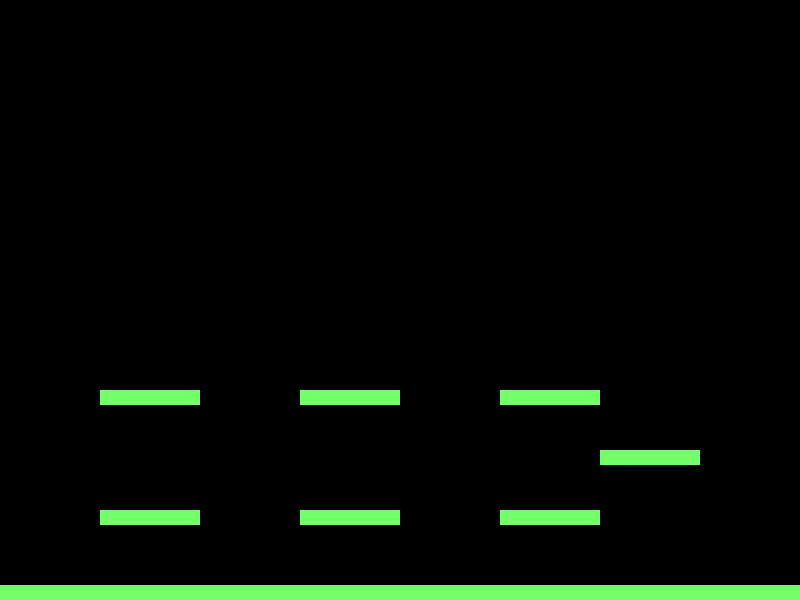

This is a level from a 2D game, rendered from its Tiled map with the project's own tilesets. A one-line summary and the complete map file follow:
An orthogonal 8x40 tile map with 100x15 px tiles, 1 tile layer (Tile Layer 1).

<map version="1.2" tiledversion="1.3.1" orientation="orthogonal" renderorder="right-down" compressionlevel="0" width="8" height="40" tilewidth="100" tileheight="15" infinite="0" nextlayerid="2" nextobjectid="1">
 <editorsettings>
  <export target="SDL_Fun/level1.csv" format="csv" />
 </editorsettings>
 <tileset firstgid="1" source="Platform.tsx" />
 <layer id="1" name="Tile Layer 1" width="8" height="40">
  <data encoding="csv">
0,0,0,0,0,0,0,0,
0,0,0,0,0,0,0,0,
0,0,0,0,0,0,0,0,
0,0,0,0,0,0,0,0,
0,0,0,0,0,0,0,0,
0,0,0,0,0,0,0,0,
0,0,0,0,0,0,0,0,
0,0,0,0,0,0,0,0,
0,0,0,0,0,0,0,0,
0,0,0,0,0,0,0,0,
0,0,0,0,0,0,0,0,
0,0,0,0,0,0,0,0,
0,0,0,0,0,0,0,0,
0,0,0,0,0,0,0,0,
0,0,0,0,0,0,0,0,
0,0,0,0,0,0,0,0,
0,0,0,0,0,0,0,0,
0,0,0,0,0,0,0,0,
0,0,0,0,0,0,0,0,
0,0,0,0,0,0,0,0,
0,0,0,0,0,0,0,0,
0,0,0,0,0,0,0,0,
0,0,0,0,0,0,0,0,
0,0,0,0,0,0,0,0,
0,0,0,0,0,0,0,0,
0,0,0,0,0,0,0,0,
0,1,0,1,0,1,0,0,
0,0,0,0,0,0,0,0,
0,0,0,0,0,0,0,0,
0,0,0,0,0,0,0,0,
0,0,0,0,0,0,1,0,
0,0,0,0,0,0,0,0,
0,0,0,0,0,0,0,0,
0,0,0,0,0,0,0,0,
0,1,0,1,0,1,0,0,
0,0,0,0,0,0,0,0,
0,0,0,0,0,0,0,0,
0,0,0,0,0,0,0,0,
0,0,0,0,0,0,0,0,
1,1,1,1,1,1,1,1
</data>
 </layer>
</map>
